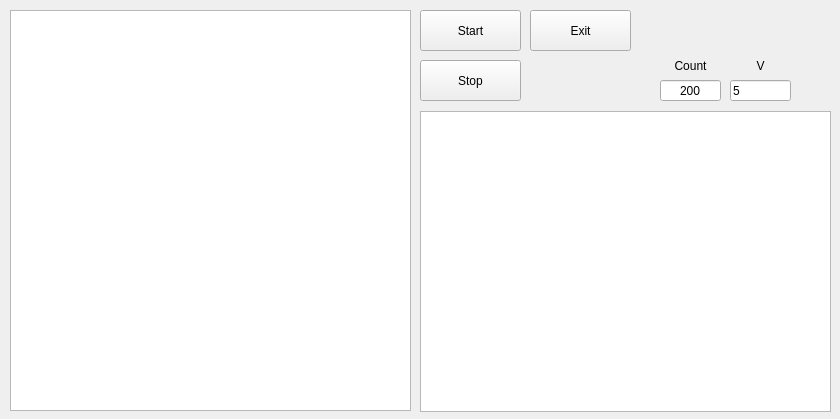
<?xml version="1.0" encoding="UTF-8"?>
<ui version="4.0">
 <class>Widget</class>
 <widget class="QWidget" name="Widget">
  <property name="geometry">
   <rect>
    <x>0</x>
    <y>0</y>
    <width>840</width>
    <height>419</height>
   </rect>
  </property>
  <property name="windowTitle">
   <string>Widget</string>
  </property>
  <widget class="QGraphicsView" name="graphicsView">
   <property name="geometry">
    <rect>
     <x>10</x>
     <y>10</y>
     <width>401</width>
     <height>401</height>
    </rect>
   </property>
  </widget>
  <widget class="QPushButton" name="startButton">
   <property name="geometry">
    <rect>
     <x>420</x>
     <y>10</y>
     <width>101</width>
     <height>41</height>
    </rect>
   </property>
   <property name="text">
    <string>Start</string>
   </property>
  </widget>
  <widget class="QPushButton" name="stopButton">
   <property name="geometry">
    <rect>
     <x>420</x>
     <y>60</y>
     <width>101</width>
     <height>41</height>
    </rect>
   </property>
   <property name="text">
    <string>Stop</string>
   </property>
  </widget>
  <widget class="QGraphicsView" name="graphicsView_2">
   <property name="geometry">
    <rect>
     <x>420</x>
     <y>111</y>
     <width>411</width>
     <height>301</height>
    </rect>
   </property>
  </widget>
  <widget class="QPushButton" name="exitButton">
   <property name="geometry">
    <rect>
     <x>530</x>
     <y>10</y>
     <width>101</width>
     <height>41</height>
    </rect>
   </property>
   <property name="text">
    <string>Exit</string>
   </property>
  </widget>
  <widget class="QLineEdit" name="lineEdit">
   <property name="geometry">
    <rect>
     <x>660</x>
     <y>80</y>
     <width>61</width>
     <height>21</height>
    </rect>
   </property>
   <property name="text">
    <string>200</string>
   </property>
   <property name="alignment">
    <set>Qt::AlignCenter</set>
   </property>
  </widget>
  <widget class="QLabel" name="label">
   <property name="geometry">
    <rect>
     <x>660</x>
     <y>50</y>
     <width>61</width>
     <height>31</height>
    </rect>
   </property>
   <property name="lineWidth">
    <number>1</number>
   </property>
   <property name="text">
    <string>Count</string>
   </property>
   <property name="textFormat">
    <enum>Qt::AutoText</enum>
   </property>
   <property name="alignment">
    <set>Qt::AlignCenter</set>
   </property>
  </widget>
  <widget class="QLineEdit" name="lineEdit_2">
   <property name="geometry">
    <rect>
     <x>730</x>
     <y>80</y>
     <width>61</width>
     <height>21</height>
    </rect>
   </property>
   <property name="text">
    <string>5</string>
   </property>
  </widget>
  <widget class="QLabel" name="label_3">
   <property name="geometry">
    <rect>
     <x>730</x>
     <y>50</y>
     <width>61</width>
     <height>31</height>
    </rect>
   </property>
   <property name="text">
    <string>V</string>
   </property>
   <property name="alignment">
    <set>Qt::AlignCenter</set>
   </property>
  </widget>
 </widget>
 <layoutdefault spacing="6" margin="11"/>
 <resources/>
 <connections/>
</ui>
